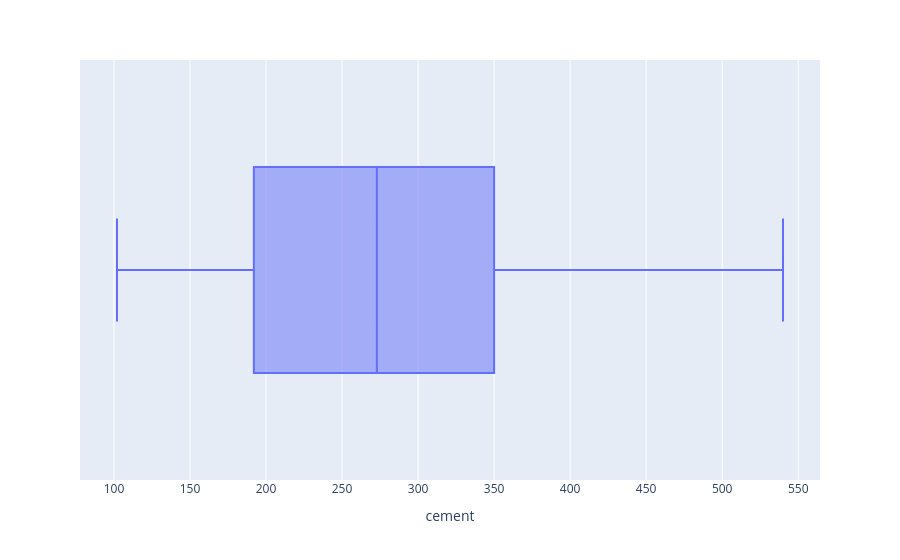

Notebook code cell kept with this figure:
### Code cell
px.box(df,x='cement')

### Figure 1 — Plotly figure (JSON) as saved in the notebook; plotly's stock layout.template omitted (floating-point values rounded to 4 significant figures; data arrays with more than 128 entries replaced by an {"elided": "..."} marker saying what was removed)
{"data": [{"alignmentgroup": "True", "hovertemplate": "cement=%{x}<extra></extra>", "legendgroup": "", "marker": {"color": "#636efa"}, "name": "", "notched": false, "offsetgroup": "", "orientation": "h", "showlegend": false, "type": "box", "x": {"elided": "1030 float values"}, "x0": " ", "xaxis": "x", "y0": " ", "yaxis": "y"}], "layout": {"boxmode": "group", "legend": {"tracegroupgap": 0}, "margin": {"t": 60}, "xaxis": {"anchor": "y", "domain": [0, 1], "title": {"text": "cement"}}, "yaxis": {"anchor": "x", "domain": [0, 1]}}}
